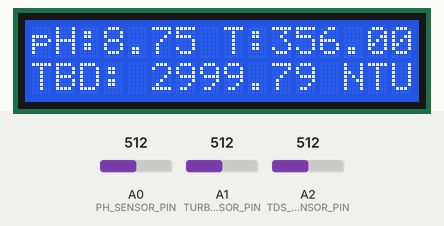
This sketch was run on a simulated Arduino Uno, built with avr-gcc and run on an emulated ATmega328P. Parts: 16×2 character LCD. Inputs (shaded band) come from the test bench; at power-on: A0 (PH_SENSOR_PIN) = 512, A1 (TURBIDITY_SENSOR_PIN) = 512, A2 (TDS_SENSOR_PIN) = 512.

Above: at 1.2 s.
1.3 s: A0 (PH_SENSOR_PIN) set to 716
At 2.7 s:
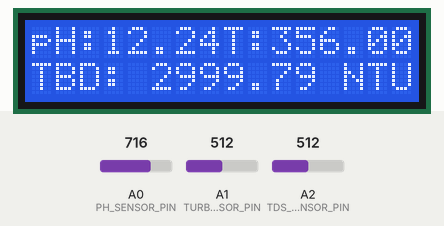
3.2 s: A1 (TURBIDITY_SENSOR_PIN) set to 1023
At 3.52 s:
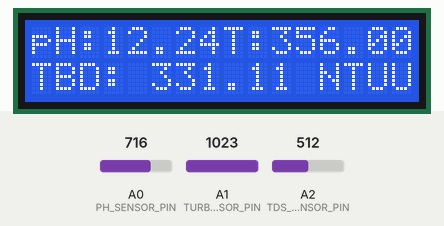
5.2 s: A2 (TDS_SENSOR_PIN) set to 716
At 6.5 s:
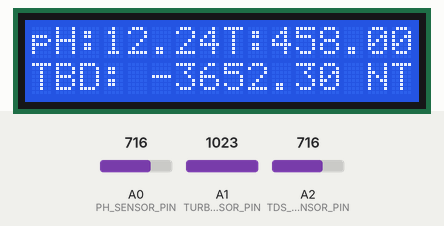
6.9 s: A1 (TURBIDITY_SENSOR_PIN) set to 925
At 8.6 s:
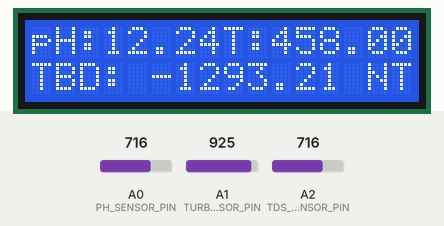
8.9 s: A1 (TURBIDITY_SENSOR_PIN) set to 902
At 10.4 s:
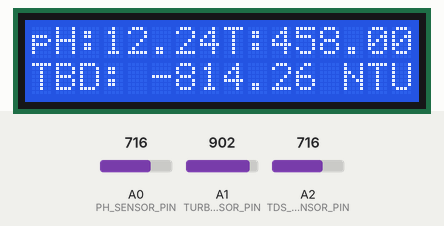
10.7 s: A0 (PH_SENSOR_PIN) set to 900
At 11.9 s:
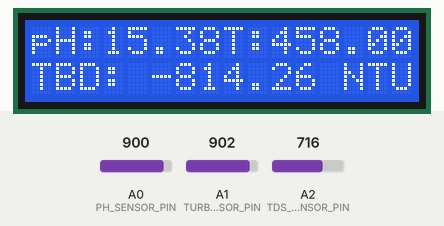
Timing chart, 0 to 13.4 s (numbered marks = the images above; inputs shaded):
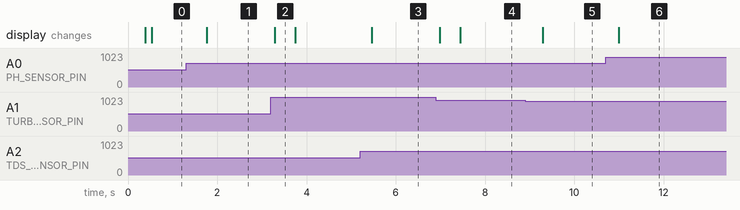

Measured:
- the behaviour switches between 912 and 911 on A1 (TURBIDITY_SENSOR_PIN) (found by bisection; images 4 and 5)
- after the input at 1.3 s, the display: changes after 0.46 s (image 1)
- after the input at 3.2 s, the display: changes after 0.09 s (image 2)
- after the input at 5.2 s, the display: changes after 0.26 s (image 3)
- after the input at 6.9 s, the display: first changes after 0.09 s (image 4 shows a later state)
- after the input at 8.9 s, the display: changes after 0.39 s (image 5)
- after the input at 10.7 s, the display: changes after 0.29 s (image 6)

The sketch:

lcd.ino
```cpp
#include <Wire.h>
#include <LiquidCrystal_I2C.h>
#include "GravityTDS.h"

// Define constants
const int PH_SENSOR_PIN = A0;
const int TURBIDITY_SENSOR_PIN = A1;
const int TDS_SENSOR_PIN = A2;
const int NUM_SAMPLES = 10;
const int NUM_TURBIDITY_SAMPLES = 800;
const int LCD_COLS = 16;
const int LCD_ROWS = 2;

// Create LCD object
LiquidCrystal_I2C lcd(0x27, LCD_COLS, LCD_ROWS);

// Function declarations
float calculatePhValue();
float calculateTurbidityValue();
float roundToDecimal(float value, int decimalPlaces);

void setup() {
  // Initialize serial communication
  Serial.begin(9600);

  // Initialize LCD display
  lcd.init();
  lcd.backlight();
  lcd.clear();
  lcd.setCursor(0, 0);
  lcd.print("pH:");
  lcd.setCursor(8, 0);
  lcd.print("T:");
  lcd.setCursor(0, 1);
  lcd.print("TBD:");
}

void loop() {
  // Calculate pH value
  float phValue = calculatePhValue();

  // Print pH value to LCD display
  lcd.setCursor(3, 0);
  lcd.print(phValue);

  //TDS
  float tdsValue = calculateTDSValue();

  // Print TDS value to serial monitor
  lcd.setCursor(10, 0);
  lcd.print(tdsValue);

  // Calculate turbidity value
  float turbidityValue = calculateTurbidityValue();

  // Print turbidity value to LCD display
  lcd.setCursor(5, 1);
  lcd.print(turbidityValue);
  lcd.print(" NTU");


  // Delay for a short period before taking more readings
  delay(10);
}

float calculatePhValue() {
  // Read analog values from pH sensor
  int bufferArray[NUM_SAMPLES];
  for (int i = 0; i < NUM_SAMPLES; i++) {
    bufferArray[i] = analogRead(PH_SENSOR_PIN);
    delay(30);
  }
  // Sort analog values from small to large
  for (int i = 0; i < NUM_SAMPLES - 1; i++) {
    for (int j = i + 1; j < NUM_SAMPLES; j++) {
      if (bufferArray[i] > bufferArray[j]) {
        int temp = bufferArray[i];
        bufferArray[i] = bufferArray[j];
        bufferArray[j] = temp;
      }
    }
  }

  // Calculate average value of center samples
  unsigned long int avgValue = 0;
  for (int i = 2; i < NUM_SAMPLES - 2; i++) {
    avgValue += bufferArray[i];
  }
  float voltage = (float)avgValue * 5.0 / 1024 / (NUM_SAMPLES - 4);

  // Convert voltage to pH value
  float phValue = 3.5 * voltage;

  return phValue;
}

float calculateTurbidityValue() {
  // Read analog values from turbidity sensor
  float voltage = 0.0;
  for (int i = 0; i < NUM_TURBIDITY_SAMPLES; i++) {
    voltage += ((float)analogRead(TURBIDITY_SENSOR_PIN) / 1023) * 5;
  }
  voltage = voltage / NUM_TURBIDITY_SAMPLES;

  // Convert voltage to NTU value
  float turbidityValue = 0.0;
  if (voltage < 2.5) {
    turbidityValue = 3000.0;
  } else {
    turbidityValue = -1120.4 * pow(voltage, 2) + 5742.3 * voltage - 4353.8;
  }

  // Round turbidity value to two decimal places
  turbidityValue = roundToDecimal(turbidityValue, 2);

  return turbidityValue;
}
float calculateTDSValue() {
  int analogValue = analogRead(TDS_SENSOR_PIN);

  // Assuming you have a calibration formula for your specific TDS sensor
  // Replace these values with your own calibration coefficients
  float calibrationFactor = 0.5; // Example calibration factor
  float offset = 100;            // Example offset

  // Calculate TDS value using the calibration formula
  float tdsValue = (analogValue * calibrationFactor) + offset;

  return tdsValue;
}

float roundToDecimal(float value, int decimalPlaces) {
  float multiplier = pow(10.0f, decimalPlaces);
  float roundedValue = roundf(value * multiplier) / multiplier;
  return roundedValue;
}
```
